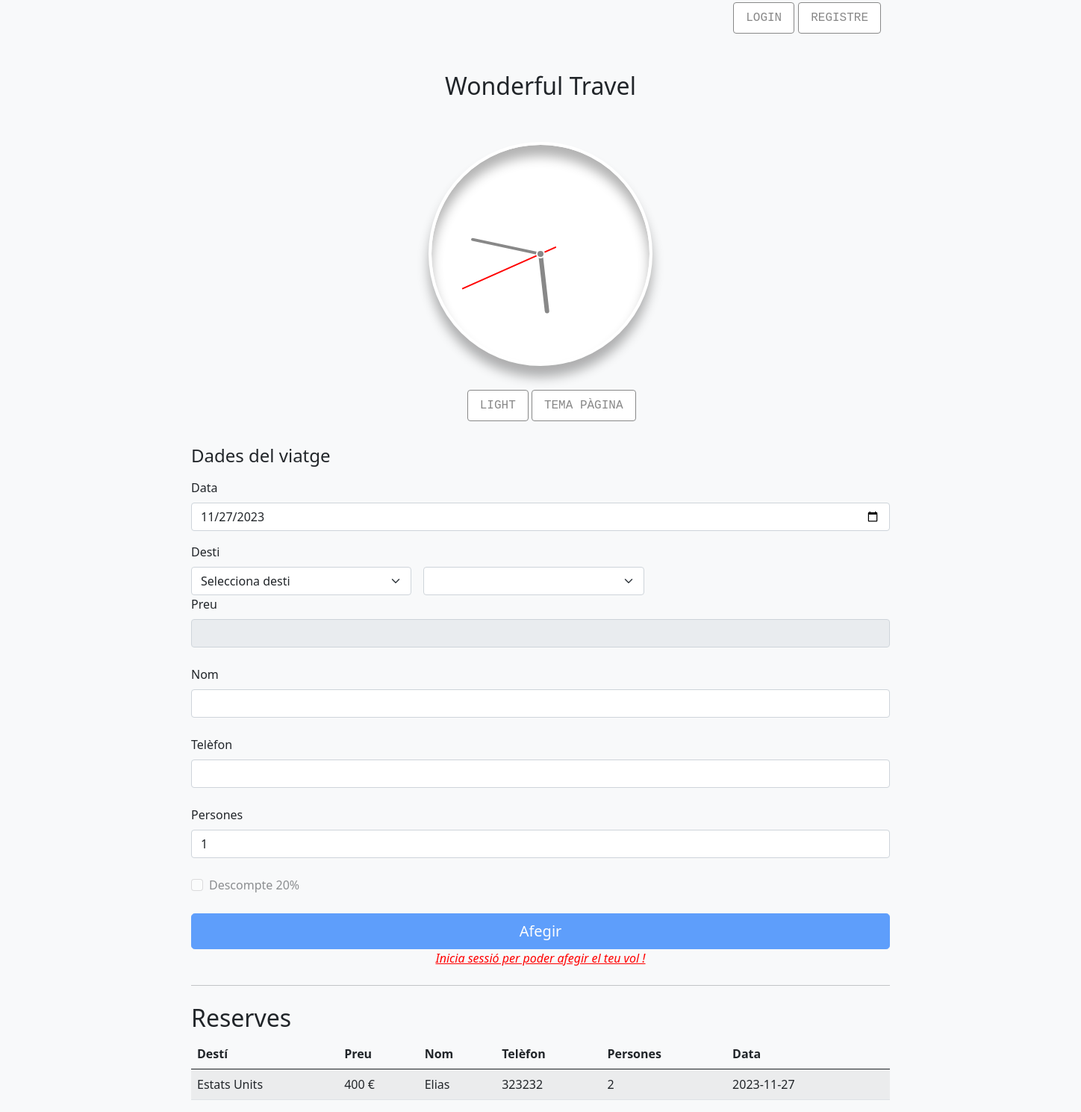
Before: / with the older database file.
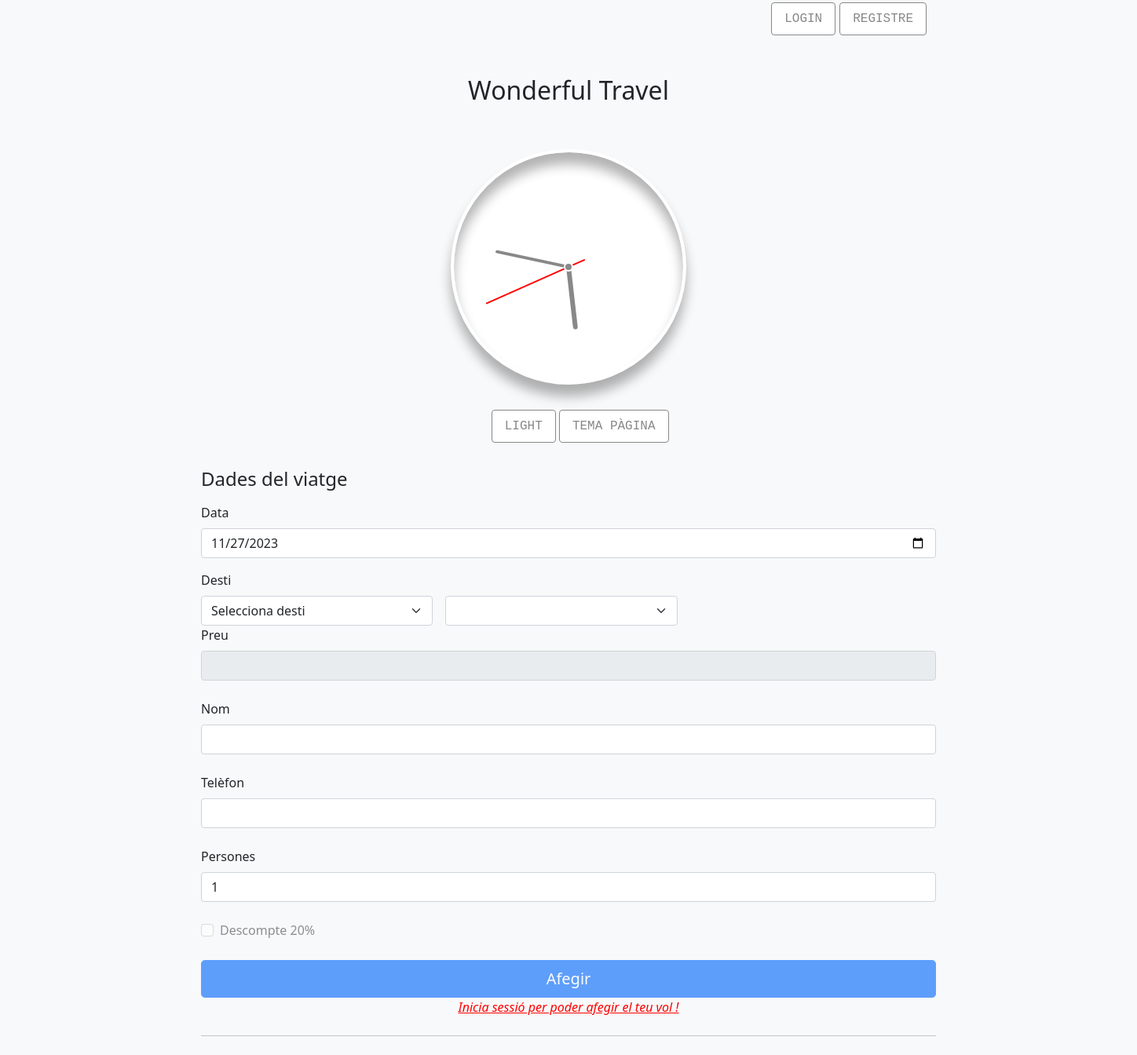
After: the same page with the newer database file.
### tables this page shows
CREATE TABLE `reserves` (
  `id` int(11) NOT NULL,
  `usuari` varchar(120) NOT NULL,
  `dataReserva` date NOT NULL,
  `desti` varchar(50) NOT NULL,
  `preu` varchar(5) NOT NULL,
  `nom` varchar(50) NOT NULL,
  `telf` varchar(9) NOT NULL,
  `numPersones` tinyint(4) NOT NULL,
  `img` varchar(150) NOT NULL
);

### model/model.mostrarReserves.php (the view, shortened to what this page needs)
<?php
function mostrarReserves($email)
{
    $conn = con();
    $sql = $conn->prepare('SELECT * FROM reserves');
    $sql->execute();
    $resultat = $sql->fetchAll();
    if (count($resultat) > 0) {
        echo '<div class="container">';
        echo '<h2 class="theme-title">Reserves</h2>';
        echo '<table class="table table-striped">';
        echo '<thead>';
        echo '<tr>';
        echo '<th scope="col">Destí</th>';
        echo '<th scope="col">Preu</th>';
        echo '<th scope="col">Nom</th>';
        echo '<th scope="col">Telèfon</th>';
        echo '<th scope="col">Persones</th>';
        echo '<th scope="col">Data</th>';
        echo '<th scope="col"></th>';
        echo '</tr>';
        echo '</thead>';
        echo '<tbody>';
        foreach ($resultat as $reserva) {
        echo '<tr>';
        echo '<td>' . $reserva['desti'] . '</td>';
        echo '<td>' . $reserva['preu'] . '</td>';
        echo '<td>' . $reserva['nom'] . '</td>';
        echo '<td>' . $reserva['telf'] . '</td>';
        echo '<td>' . $reserva['numPersones'] . '</td>';
        echo '<td>' . $reserva['dataReserva'] . '</td>';
        $saberAdmin = $conn->prepare('SELECT usuari FROM reserves WHERE usuari = ?');
        $saberAdmin->execute(array(
            $email,
        ));
        $resultatAdmin = $saberAdmin->fetch();
        if ($resultatAdmin['usuari']?? "" == $email && isset($_SESSION['email'])) {
            echo '<td><a href="vista/eliminarReserva.vista.php?id=' . $reserva['id'] . '">Eliminar reserva<i class="fas fa-trash-alt"></i></a></td>';
        }else {
            echo '<td></td>';
        }
        echo '</tr>';
        }
        echo '</tbody>';
        echo '</table>';
        echo '</div>';
    }else{
    }
}
?>

### index.php (shortened to what this page needs)
<!doctype html>
<html lang="en">
<head>
  <link href="estils/bootstrap.min.css" rel="stylesheet">
  <link href="estils/form-validation.css" rel="stylesheet">
</head>
<body class="bg-light">
  <div class="container">
    <main>
      <div class="container">
        <?php if (!isset($_SESSION['email'])) : ?>
          <button type="button" class="login-btn" onclick="window.location.href='./vista/registre.vista.php'">Registre</button>
          <button type="button" class="login-btn" onclick="window.location.href='./vista/login.vista.php'">Login</button><br><br>
        <?php else : ?>
          <button type="button" class="tancarS-btn" onclick="window.location.href='controlador/controlador.tancarSessio.php'" id="closeSession">Tancar sessió</button>
        <?php endif; ?>
      </div>
      <div class="py-5 text-center">
        <h2 class="theme-title">Wonderful Travel</h2>
      </div>
      <div class="clock">
        <div class="hour"></div>
        <div class="min"></div>
        <div class="sec"></div>
      </div>
      <div class="switch-cont">
        <button class="switch-btn">Light</button>
        <button id="themeButton" class="switch-btn">Tema pàgina</button>
      </div>
      <div class="col-md-7 col-lg-8">
        <h4 class="mb-3 theme-label">Dades del viatge</h4>
        <form class="needs-validation" method="post" action="controlador/form-validation.php" novalidate>
          <div class="row g-3">
            <div class="col-sm-6">
              <label for="dataReserva" class="form-label theme-label">Data</label>
              <input type="date" class="form-control" id="dataReserva" name="dataReserva" value="<?php echo date('Y-m-d'); ?>" min="<?php echo date('Y-m-d'); ?>" required onchange='validarData()'>
            </div>
            <div class="col-md-5">
              <label for="destiLabel" class="form-label theme-label">Desti</label>
              <select class="form-select" name="desti" id="desti" required onchange="canviDesti()">
                <option value="Selecciona desti">Selecciona desti</option>
              </select>
            </div>
            <div class="col-md-5">
              <select class="form-select" id="destiPais" name="destiPais" required onchange="imatgePais(); preuDesti();">
              </select>
            </div>
            <div class="col-md-5">
            </div>
          </div>
          <div class="col-sm-6">
            <label for="preuLabel" class="form-label theme-label">Preu</label>
            <input type="text" class="form-control" id="preu" name="preu" placeholder="" readonly>
          </div>
          <br>
          <div class="col-sm-6">
            <label for="nom" class="form-label theme-label">Nom</label>
            <input type="text" class="form-control" id="nom" name="nom" placeholder="" value="" required onkeypress="return ((event.charCode >= 65 && event.charCode <= 90) || (event.charCode >= 97 && event.charCode <= 122))" min="3">
          </div>
          <br>
          <div class="col-12">
            <label for="telf" class="form-label theme-label">Telèfon</label>
            <input type="text" class="form-control" id="telf" name="telf" placeholder="" required onkeypress="return (event.charCode >= 48 && event.charCode <= 57)" min="9">
          </div>
          <br>
          <div class="col-12">
            <label for="numPersones" class="form-label theme-label">Persones</label>
            <input type="number" class="form-control" id="numPersones" name="numPersones" placeholder="" required onchange="canviPreu()" value="1">
          </div>
          <br>
          <div class="form-check">
            <input type="checkbox" class="form-check-input" id="descompte" onchange="canviPreu()" disabled>
            <label class="form-check-label theme-label" for="descompte">Descompte 20%</label>
          </div>
          <br>
          <button class="w-100 btn btn-primary btn-lg" type="submit" name="submit">Afegir</button>
          <?php
          if (isset($_SESSION['email'])) {
            echo '<script language="javascript">document.getElementsByClassName("w-100 btn btn-primary btn-lg")[0].removeAttribute("disabled");</script>';
          } else {
          ?> <p class="center"><i><u>Inicia sessió per poder afegir el teu vol !</u></i></p> <?php
          }
            ?>
          <hr class="my-4">
        </form>
      </div>
    </div>
  <div class="reserves">
    <?php
      require_once 'model/model.mostrarReserves.php';
      mostrarReserves($email?? "");
    ?>
  </div>
</body>
</html>

### estils/form-validation.css (style rules this page uses)
.container { max-width: 960px; }

Changed rows visible on the page:
removed reserves: desti "Estats Units", preu "400 €", nom "Elias", telf "323232", numPersones "2", dataReserva "2023-11-27"
Other visible differences:
text no longer shown: "Reserves Destí Preu Nom Telèfon Persones Data"
